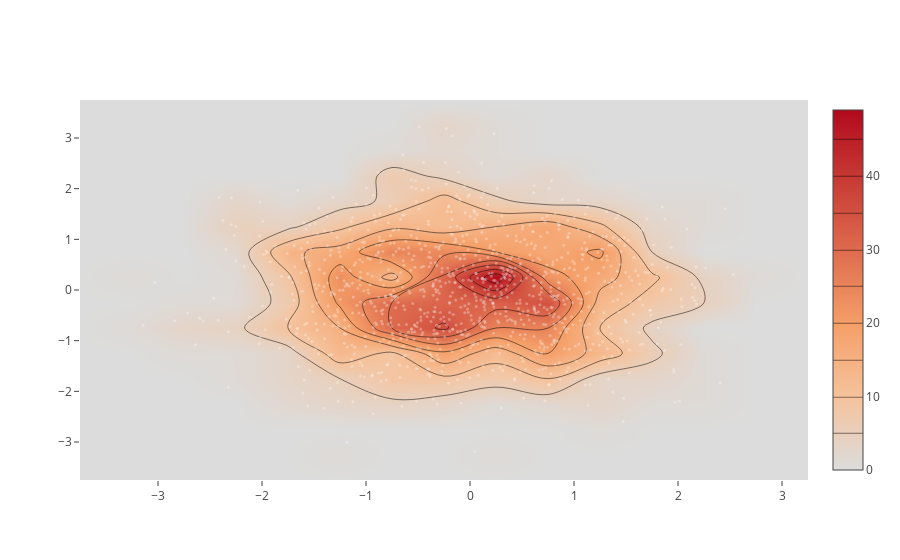

Write notebook code for a chart like this one.
### Code cell
import plotly.graph_objs as go

import numpy as np

x = np.random.randn(1000)
y = np.random.randn(2000)
iplot([go.Histogram2dContour(x=x, y=y, contours=dict(coloring='heatmap')),
       go.Scatter(x=x, y=y, mode='markers', marker=dict(color='white', size=3, opacity=0.3))], show_link=False)

### Figure 1 — Plotly figure (JSON) as saved in the notebook; plotly's stock layout.template omitted (floating-point values rounded to 4 significant figures; data arrays with more than 128 entries replaced by an {"elided": "..."} marker saying what was removed)
{"data": [{"contours": {"coloring": "heatmap"}, "type": "histogram2dcontour", "uid": "9c973492-8472-11e9-b3d1-0522e6c436c9", "x": {"elided": "1000 float values"}, "y": {"elided": "2000 float values"}}, {"marker": {"color": "white", "opacity": 0.3, "size": 3}, "mode": "markers", "type": "scatter", "uid": "9c973776-8472-11e9-b3d1-0522e6c436c9", "x": {"elided": "1000 float values"}, "y": {"elided": "2000 float values"}}], "layout": {}}
